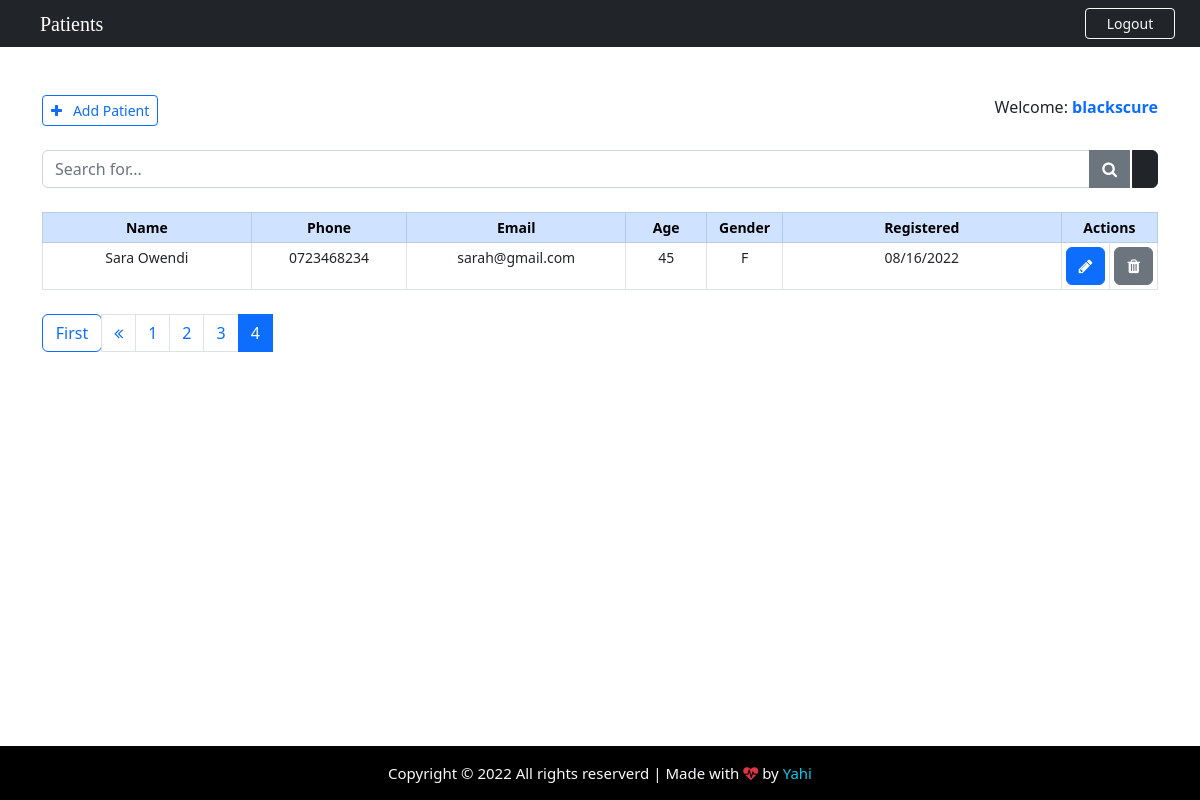
The page /backend/?page=4 (signed in) on the database its author committed.
### App/models.py (models this page shows, shortened)
class Patient(models.Model):
    GENDER = (
        ('M', 'M'),
        ('F', 'F'),
    )
    id = models.IntegerField(primary_key=True)
    name = models.CharField(max_length=40)
    phone = models.CharField(max_length=40)
    email = models.CharField(max_length=40)
    age = models.CharField(max_length=40)
    gender = models.CharField(max_length=1, null=True, choices=GENDER)
    note = models.TextField()
    create_at = models.DateField(auto_now_add=True)

### App/views.py (the view)
# urls.py: path('backend/',   views.backend, name="backend"),
@cache_control(no_cache=True, must_revalidade=True, no_store=True)
@login_required(login_url="login")
def backend(request):
    if 'q' in request.GET:
        q = request.GET['q']
        all_patient_list = Patient.objects.filter (
             Q(name__icontains=q )| Q(phone__icontains=q) | Q(email__icontains=q) | Q(age__icontains=q) | Q(gender__icontains=q) | Q(note__icontains=q)
         ).order_by('-create_at')
    else:
        all_patient_list = Patient.objects.all().order_by('-create_at')
    paginator = Paginator(all_patient_list, 2)
    page = request.GET.get('page')
    all_patient = paginator.get_page(page)
    return render(request, "backend.html", {"patients":all_patient})

### App/templates/backend.html (shortened to what this page needs)
{% extends 'base.html' %}
{% block nav-content %}
<i class="fa fa-hospital-user">&nbsp;&nbsp; Patients</i>
{% endblock nav-content %}
{% block btn-nav %}
<a href="{% url 'logout' %}" class="btn btn-outline-danger btn-sm border-light text-light" id="btn-nav">Logout</a>
{% endblock btn-nav %}
{% block content %}
<div class="container">
    <br><br>
    <div class="d-flex justify-content-between">
        <a href="{% url 'add_patient' %}" class="btn btn-outline-primary btn-sm"><i class="fa fa-plus"></i>&nbsp;&nbsp; Add Patient</a>
        <span>
            Welcome: <strong><span class="text-primary">{{ user.get_username }}</span></strong>
        </span>
    </div>
    <form>
        <div class="input-group input-sm mb-3 mt-4">
            <input name="q" type="text" class="form-control" placeholder="Search for..." value="{{ request.GET.q }}">
            <button class="btn btn-secondary"><i class="fa fa-search"></i></button>
            <a href="{% url 'backend' %} " class="btn btn-dark" style="margin-left: 2px;"></a>
        </div>
    </form>
    <center>
        <table class="table table-bordered table-sm mt-4" style="text-align: center; font-size: 14px;">
            <thead class="table-primary">
                <tr>
                    <th style="width: 21%;">Name</th>
                    <th style="width: 15%;">Phone</th>
                    <th style="width: 21%;">Email</th>
                    <th style="width: 8%;">Age</th>
                    <th style="width: 7%;">Gender</th>
                    <th style="width: 81%;">Registered</th>
                    <th style="width: 10%;" colspan="2">Actions</th>
                </tr>
            </thead>
            {% for patient in patients %}
            <tr>
                <td>{{ patient.name }}</td>
                <td>{{ patient.phone }}</td>
                <td>{{ patient.email }}</td>
                <td>{{ patient.age }}</td>
                <td>{{ patient.gender }}</td>
                <td>{{ patient.create_at | date:'m/d/Y' }}</td>
                <td>
                    <a class="btn btn-primary" href="/patient/{{ patient.id }}" title="Edit patient">
                        <i class="fa fa-pencil"></i>
                    </a>
                </td>
                <td>
                    <a class="btn btn-secondary" href="/delete_patient/{{ patient.id }}" title="Delete patient">
                        <i class="fa fa-trash"></i>
                    </a>
                </td>
            </tr>
            {% endfor %}
        </table>
    </center>
    <nav class="mt-4">
        {% if patients.has_other_pages %}
        <ul class="pagination justify-content-left">
            {% if patients.has_previous %}
            <a href="?page=1" class="btn btn-outline-primary mb-4" style="width: 60px; border-radius: 1px solid #d3d3d3;">First</a>
            <li class="page-item"><a class="page-link" href="?page={{ patients.previous_page_number }}"><i class="fa fa-angle-double-left"></i></a></li>
            {% else %}
            <li class="page-item disabled"></li>
            {% endif %}
            {% for i in patients.paginator.page_range %}
                {% if patients.number == i %}
                <li class="page-item active"><span class="page-link">{{ i }}</span></li>
                {% else %}
                <li class="page-item"><a class="page-link" href="?page={{ i }}">{{ i }}</a></li>
                {% endif %}
            {% endfor %}
        </ul>
        {% endif %}
    </nav>
</div>
{% endblock content %}

### App/static/css/style.css (style rules this page uses)
html, body { height: 100%; margin: 0; max-width: 100%; overflow: hidden; }
#btn-nav { width: 90px; float: right; margin-right: 25px; }

### rows shown on the page
Patient: name "Sara Owendi", phone "0723468234", email "sarah@gmail.com", age "45", gender "F", create_at "08/16/2022"

### other values the page prints
{{ user.get_username }} "blackscure"
{{ i }} "1" "2" "3"
{{ i }} "4"
